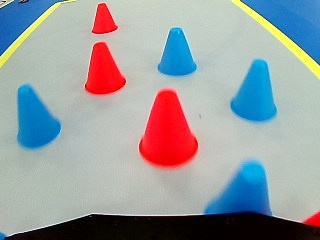
#> input picture img/40.jpg, 320 x 240 px, found by its file name
$ python A2.py
#> lines starting #> are read from the running program, lines starting #| are printed output that depends on the picture; after the words box and inside, x2 and y2 are one past the last pixel; in counts of white or black regions, pixels touching at a corner belong together
#> further down, img is the input picture: shape (240, 320, 3); mean B, G, R 159.3, 156, 151.6
#coding=utf-8
import math
import cv2
import numpy as np

def text_save(filename, data):#filename为写入CSV文件的路径，data为要写入数据列表.
  file = open(filename,'a')
  for i in range(len(data)):
    s = str(data[i]).replace('[','').replace(']','')#去除[],这两行按数据不同，可以选择
    # s = s.replace("'",'').replace(',','') +'\n'  #去除单引号，逗号，每行末尾追加换行符
    s = s +  '\n'
    file.write(s)
  file.close()
  print("保存文件成功")

def pic2list(img):
    gray = cv2.cvtColor(img, cv2.COLOR_BGR2GRAY)
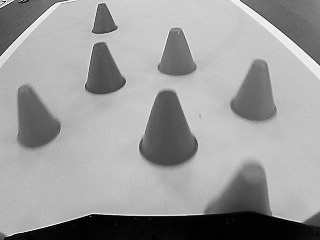
#> gray: shape (240, 320); min 0, max 254, mean 155.1
    ret, binary = cv2.threshold(gray, 127, 255, cv2.THRESH_BINARY)
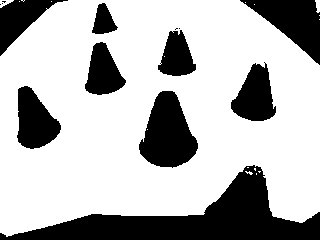
#> binary: shape (240, 320); 71.1% white; 14 black regions (5 under 20 px), largest, box (x1, y1, x2, y2) and area: (0, 165, 320, 240) 8740, (139, 91, 198, 168) 2971, (240, 0, 320, 65) 2463
    a = binary
    img_list = a.tolist()#将图片转换成数组列表格式
#> img_list = 240 items
    text_save("Path Planning/maze3.txt",img_list)
    return img_list

# 启发距离, 当前点和目标点的启发距离;就是简单的曼哈顿距离
def heuristic_distace(Neighbour_node,target_node):
    H = abs(Neighbour_node[0] - target_node[0]) + abs(Neighbour_node[1] - target_node[1])
    return H

def go_around(direction):
    box_length = 1
    diagonal_line = box_length * 1
    if (direction==0 or direction==2 or direction==6 or direction==8):
        return diagonal_line
    elif (direction==1 or direction==3 or direction==4 or direction==5 or direction==7):
        return diagonal_line

def find_coordinate(map,symble):
    #store coordinate
    result=[]
    for index1,value1 in enumerate(map):
        if symble in value1:
            row = index1
            for index2, value2 in enumerate(map[index1]):
                if symble==value2:
                   column = index2
                   result.append([row, column])
    return result

def show_map(map):
    for idx in map:
        print (idx)

# map =[[".", ".", ".", "#", ".", "#", ".", ".", ".", "."],
#       [".", ".", "#", ".", ".", "#", ".", "#", ".", "#"],
#       ["s", ".", "#", ".", "#", ".", "#", ".", ".", "."],
#       [".", "#", "#", ".", ".", ".", ".", ".", "#", "."],
#       [".", ".", ".", ".", "#", "#", ".", ".", "#", "."],
#       [".", "#", ".", ".", ".", ".", "#", ".", ".", "."],
#       [".", "#", ".", ".", ".", "#", "#", ".", "#", "."],
#       [".", ".", ".", ".", ".", ".", ".", ".", "#", "."],
#       [".", "#", "#", ".", ".", ".", "#", ".", ".", "."],
#       [".", ".", ".", "#", "#", "#", ".", ".", "#", "f"],
#       ["#", "#", ".", ".", "#", "#", "#", ".", "#", "."],
#       [".", "#", "#", ".", ".", ".", "#", ".", ".", "."],
#       [".", ".", ".", ".", "#", "#", ".", ".", "#", "."]]

img = cv2.imread("img/40.jpg")
img_final = img

map = pic2list(img_final)
#> map = 240 items
img_final_list = map
#> img_final_list = 240 items

# [6 lines of commented-out code are left out]
obstacle = find_coordinate(map,"0")
#> after the loop in find_coordinate, `for index1,value1 in enumerate(map):`: result = []
#> obstacle = []
# start_node = [240,160]
# target_node = [0,160]
start_node = [200,160]
target_node = [0,160]
current_node = start_node

# 设置路径起点为当前节点
path_vertices = [start_node]

#visited_vertices should be stored in the form of a singal list
Neighbour_vertices = []


# 进入查找
while current_node != target_node:

    x_coordinate = current_node[0]
    y_coordinate = current_node[1]
    F = []  # 节点权值 F = g + h
    Neighbour_vertices =   [[x_coordinate - 1, y_coordinate - 1],
                            [x_coordinate - 1, y_coordinate    ],
                            [x_coordinate - 1, y_coordinate + 1],
                            [x_coordinate,     y_coordinate - 1],
                            [x_coordinate    , y_coordinate    ],
                            [x_coordinate,     y_coordinate + 1],
                            [x_coordinate + 1, y_coordinate - 1],
                            [x_coordinate + 1, y_coordinate    ],
                            [x_coordinate + 1, y_coordinate + 1]]
    # 遍历相邻坐标
    for index, value in enumerate(Neighbour_vertices):
        if value[0] in range(len(map)):
            if value[1] in range(len(map)):
               if value not in obstacle+path_vertices:
                    # 如果满足节点 1, 在地图边界内 2, 不在障碍物点和已经经过的点, 计算权重
                    F.append(heuristic_distace(value, target_node) + go_around(index))
                    map[value[0]][value[1]] = str(F[-1])
               else:
                    F.append(10000)
            else:
                    F.append(10000)
        else:
                    F.append(10000)
               #a very large number

    # print(F) # 打印出遍历的 节点的权重
    #将当前点设置为 权重最小的点
    current_node=Neighbour_vertices[F.index(min(total_distance for total_distance in F))]
    map[current_node[0]][current_node[1]] = str(min(F))
    img_show = cv2.circle(img,(current_node[1],current_node[0]), 2, (0, 0, 255))
    # show_map(map)
    print(len(path_vertices))
    path_vertices.append(current_node)
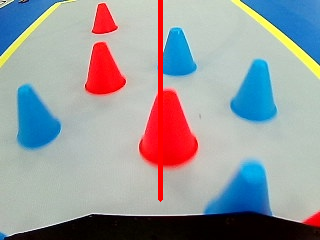
#> img: shape (240, 320, 3); 1.31% of pixels changed, all inside (x1, y1, x2, y2) = (158, 0, 163, 202)
#> after the loop, path_vertices = 201 pairs, first value 0 to 200, second value 160 to 160
      # [5 lines of commented-out code are left out]

print(path_vertices)
#> (printed output is left out)

cv2.imshow("DEBUG",img_show)
cv2.waitKey(0)

$ run again, with img/0.jpg copied over img/40.jpg
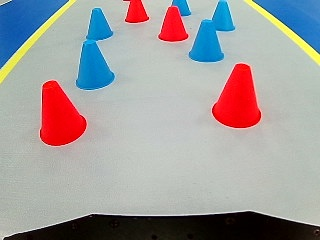
#> input picture img/0.jpg, 320 x 240 px, found by its file name
#> img is the input picture: shape (240, 320, 3); mean B, G, R 157.2, 156.7, 160.3
#> in pic2list, `ret, binary = cv2.threshold(gray, 127, 255, cv2.THRESH_BINARY)`:
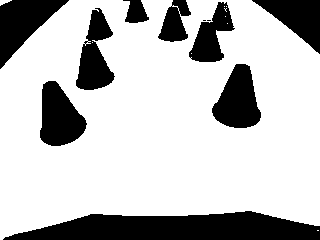
#> binary: shape (240, 320); 74.9% white; 11 black regions (2 under 20 px), largest, box (x1, y1, x2, y2) and area: (3, 211, 320, 240) 6650, (0, 0, 69, 69) 2256, (40, 81, 87, 146) 2070
#> img_list = 240 items
#> after the loop in find_coordinate, `for index1,value1 in enumerate(map):`: result = []
#> after the loop `while current_node != target_node:`:
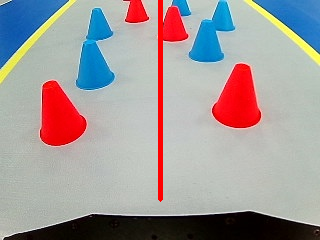
#> img: shape (240, 320, 3); 1.31% of pixels changed, all inside (x1, y1, x2, y2) = (158, 0, 163, 202)
#> after the loop `while current_node != target_node:`: path_vertices = 201 pairs, first value 0 to 200, second value 160 to 160
#> (printed output is left out)
